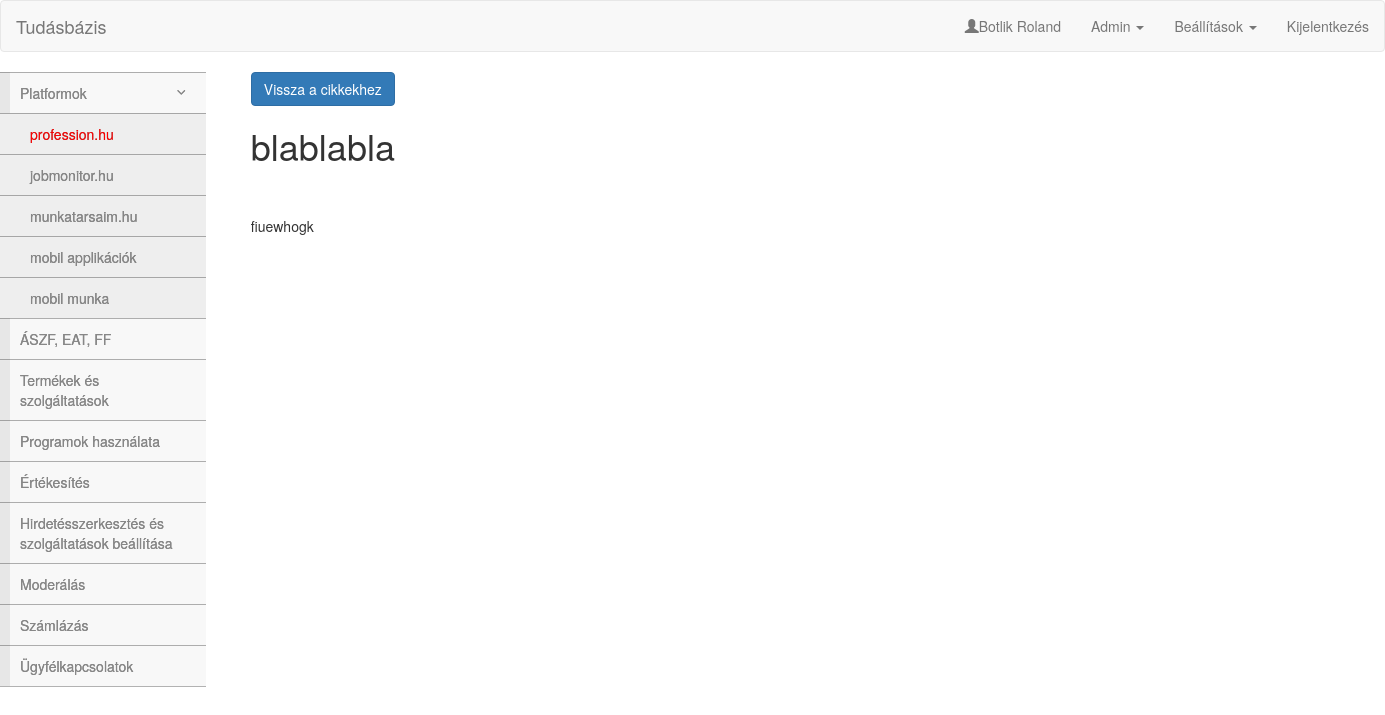
The app's page /readarticle.php?articleid=38 (signed in) with its own data.
### tables this page shows
CREATE TABLE `menu` (
  `id` int(11) NOT NULL,
  `title` varchar(64) NOT NULL,
  `parentId` int(11) NOT NULL
);

CREATE TABLE `articles` (
  `id` int(11) NOT NULL,
  `ownerid` int(11) NOT NULL,
  `type` varchar(16) NOT NULL,
  `location` int(11) NOT NULL,
  `position` int(11) NOT NULL,
  `created` datetime NOT NULL,
  `modified` datetime NOT NULL,
  `title` varchar(128) NOT NULL,
  `text` text NOT NULL
);

### src/db.php (called while the page is built, shortened)
<?php
class DB{
var $connection;
	function __construct() {
		$connection = @mysql_connect('localhost','root','root');
		$table = mysql_select_db('tudasbazis',$connection);
		$this->connection = $connection;
	}
	function query($queryString) {
		$resultId = mysql_query($queryString, $this->connection);
		$rows=Array();
		while($record = mysql_fetch_assoc($resultId)){
			$rows[] = $record;
		}
		return $rows;
	}
	function close(){
		$close = mysql_close($this->connection);
	}
}
?>

### src/Utilities.php (called while the page is built, shortened)
<?php
class Utilities
{
	public static function GetNameById()
    {
        $db = new DB();
        $id = $_SESSION['userid'];
        $result = $db->query("SELECT lastname, firstname FROM login WHERE id = '$id';");
        if(count($result))
		{
			$nev = $result[0]['lastname'];
			$nev .= " " . $result[0]['firstname'];
			return $nev;
		}
		else
		{
			return "";
		}
    }
	public static function HasPermission($userid, $permission)
	{
		$db = new DB();
		if($db->query("SELECT * FROM permission WHERE userid = '$userid' AND permission = '$permission'"))
		{
			return true;
		}
		else
		{
			$db->close();
			return false;
		}
	}
}
?>

### src/readarticle.php (the view, shortened to what this page needs)
<html>
	<head>
		<link rel="stylesheet" type="text/css" href="css/bootstrap.min.css">
		<link rel="stylesheet" href="https://cdnjs.cloudflare.com/ajax/libs/twitter-bootstrap/3.3.6/css/bootstrap.min.css" />
		<link rel="stylesheet" href="https://cdnjs.cloudflare.com/ajax/libs/font-awesome/4.6.2/css/font-awesome.min.css" />
		<link rel="stylesheet" href="metisMenu.min.css" />
		<link rel="stylesheet" href="demo.css" />
		<link rel="stylesheet" href="https://cdnjs.cloudflare.com/ajax/libs/prism/1.4.1/themes/prism.min.css" />
	</head>
	<body>
<?php
	include_once('menu.php');
	include_once('sideMenu.php');
?>
<div class="row">
	<div class="col-md-2">
	<?php sideMenu::show(); ?>
	</div>
	<div class="col-md-10">
	<div class="container">
<?php
$db = new DB();
$result = $db->query("SELECT * FROM articles WHERE id = " . $_GET['articleid'] .";");
echo '<a href="page.php?pageid='.$result[0]['location']. '" class="btn btn-primary"> Vissza a cikkekhez </a>';
foreach($result as $article)
{
    echo  "<h1>" . $article['title'] . "</h1><br><br>" . $article['text'];
}
?>
	</div>
</div>
</div>
	</body>
</html>

### src/menu.php (shortened to what this page needs)
<?php
$nev = Utilities::GetNameById();
?>
<nav role="navigation" class="navbar navbar-default">
	<div class="navbar-header">
        <a href="index.php" class="navbar-brand">Tudásbázis</a>
    </div>
    <div id="navbarCollapse" class="collapse navbar-collapse">
        <ul class="nav navbar-nav navbar-right">
			<li><p class="navbar-text"><span class="glyphicon glyphicon-user"></span><?php echo $nev ?></li>
			<?php if(Utilities::HasPermission($_SESSION['userid'],'admin')) { ?>
				<li class="dropdown">
					<a data-toggle="dropdown" class="dropdown-toggle">Admin <b class="caret"></b></a>
				</li>
			<?php } ?>
			<li class="dropdown">
                <a data-toggle="dropdown" class="dropdown-toggle">Beállítások <b class="caret"></b></a>
            </li>
            <li><a href="index.php?logout=1">Kijelentkezés</a></li>
        </ul>
	</div>
</nav>

### src/sideMenu.php (shortened to what this page needs)
<?php
class sideMenu {
	public static function show() {
	echo '<div class="clearfix">'.
    	 	'<aside class="sidebar">'.
      	 		'<nav class="sidebar-nav">'.
         			'<ul class="metismenu" id="menu">';
		$db = new DB();
		$result = $db->query("SELECT id,title FROM menu WHERE parentId = 0");
		foreach($result as $element) {
			echo '<li';
			if (isset($_GET['articleid'])){
				$db = new DB();
				$location = $db->query("SELECT location FROM articles WHERE id = " . $_GET['articleid']);
				$db = new DB();
				$parentCheck = $db->query("SELECT parentId FROM menu WHERE id = " . $location[0]['location']);
				if ($parentCheck[0]['parentId'] == $element['id']){
					echo ' class="active"';
				}
			}
			echo '>'
			.'<a';
			if (isset($_GET['pageid'])){
				if ($_GET['pageid'] == $element['id']){
					echo ' style="color:red;"';
				}
			}
			if (isset($_GET['articleid'])){
				$db = new DB();
				$location = $db->query("SELECT location FROM articles WHERE id = " . $_GET['articleid']);
				if ($location[0]['location'] == $element['id']){
					echo ' style="color:red;"';
				}
			}
			echo ' href="page.php?pageid=' . $element['id'] . '">'. $element['title'];
			$db = new DB();
			if($subResult = $db->query("SELECT title, id FROM menu WHERE parentId = ".$element['id'])) {
				echo '<span class="fa arrow"></span></a>';
				echo '<ul>';
				foreach($subResult as $subElement){
					echo '<li>'
						.'<a';
					if (isset($_GET['pageid'])){
						if ($_GET['pageid'] == $subElement['id']){
							echo ' style="color:red;"';
						}
					}
					if (isset($_GET['articleid'])){
						$db = new DB();
						$location = $db->query("SELECT location FROM articles WHERE id = " . $_GET['articleid']);
						if ($location[0]['location'] == $subElement['id']){
							echo ' style="color:red;"';
						}
					}
					echo ' href="page.php?pageid=' . $subElement['id'] . '">' . $subElement['title'] . '</a>'
						.'</li>';
				}
				echo '</ul>';
			}
			else{
				echo '</a>';
			}
			echo '</li>';
		}
		echo 		'</ul>'.
      			'</nav>'.
    		'</aside>'.
		'</div>';
	}
}
?>

### src/demo.css (style rules this page uses)
.sidebar { display: block; float: left; width: 100%; background: #ffffff; }
.sidebar-nav { border-bottom: 1px solid rgba(0, 0, 0, 0.3); background-image: -webkit-linear-gradient(left, color-stop(#f8f8f8 10px), color-stop(#e7e7e7 10px)); background-image: linear-gradient(to right, #e7e7e7 10px, #f8f8f8 10px); background-repeat: repeat-x; filter: progid: DXImageTransform.Microsoft.gradient(startColorstr='#ffe7e7e7', endColorstr='#fff8f8f8', GradientType=1); }
.sidebar-nav ul { padding: 0; margin: 0; list-style: none; }
.sidebar-nav a, .sidebar-nav a:hover, .sidebar-nav a:focus, .sidebar-nav a:active { outline: none; }
.sidebar-nav ul li, .sidebar-nav ul a { display: block; }
.sidebar-nav ul a { padding: 10px 20px; color: #878787; border-top: 1px solid rgba(0, 0, 0, 0.3); box-shadow: 0px 1px 0px rgba(255, 255, 255, 0.05) inset; text-shadow: 0px 0px 0px rgba(0, 0, 0, 0.5); }
.sidebar-nav ul ul a { padding: 10px 30px; background-color: rgba(238, 238, 238, 1); }

### records on screen
menu: title "Platformok"
menu: title "profession.hu"
menu: title "jobmonitor.hu"
menu: title "munkatarsaim.hu"
menu: title "mobil applikációk"
menu: title "mobil munka"
menu: title "ÁSZF, EAT, FF"
menu: title "Termékek és szolgáltatások"
menu: title "Programok használata"
menu: title "Értékesítés"
menu: title "Hirdetésszerkesztés és szolgáltatások beállítása"
menu: title "Moderálás"
menu: title "Számlázás"
menu: title "Ügyfélkapcsolatok"
articles: title "blablabla", text "fiuewhogk"

### other values on screen
$nev "Botlik Roland"
